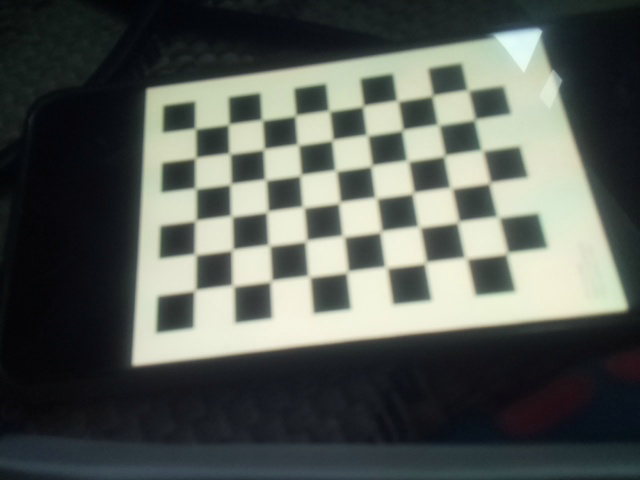
#> input picture Coupe 2024/aruco/cal_image_0.jpg, 640 x 480 px; its folder holds only this picture in this run
$ python math_calib.py
#> lines starting #> are read from the running program, lines starting #| are printed output that depends on the picture; after the words box and inside, x2 and y2 are one past the last pixel; in counts of white or black regions, pixels touching at a corner belong together; long printed decimals are rounded
import numpy as np
import cv2
import glob

cd_width = 9
cd_height = 6
cd_square_size = 26.3

criteria = (cv2.TERM_CRITERIA_EPS + cv2.TERM_CRITERIA_MAX_ITER, 30, 0.001)

cd_3D_points = np.zeros((cd_width * cd_height, 3), np.float32)
cd_3D_points[:,:2] = np.mgrid[0:cd_width, 0:cd_height].T.reshape(-1,2) * cd_square_size

list_cd_3d_points = []
list_cd_2d_img_points =[]

list_images = glob.glob('*.jpg')

for frame_name in list_images:
	img = cv2.imread(frame_name)
#> img is the input picture: shape (480, 640, 3); mean B, G, R 85.7, 91.1, 86

	gray = cv2.cvtColor(img,cv2.COLOR_BGR2GRAY)
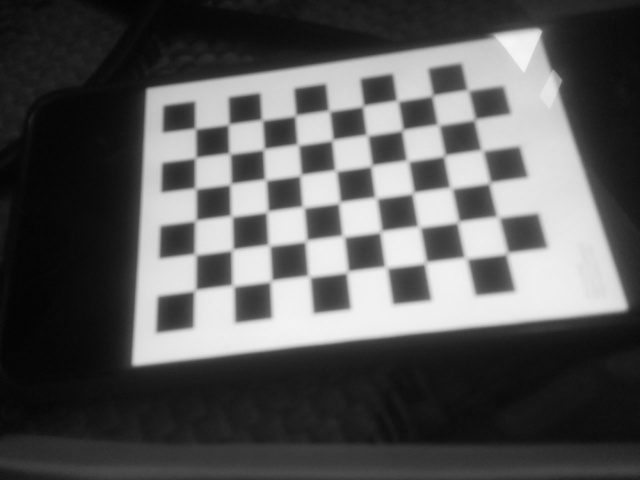
#> gray: shape (480, 640); min 3, max 246, mean 89

	ret, corners = cv2.findChessboardCorners(gray, (9,6),None)
#> ret = True; corners = 54 rows, first 8: [195, 129], [227.2, 125.7], [262, 120], [293.9, 117], [329.2, 110.9], [363, 106.1], [397.4, 101.2], [432.4, 95.45]

	if ret == True:
		list_cd_3d_points.append(cd_3D_points)

		corners2 = cv2.cornerSubPix(gray,corners,(11,11),(-1,-1),criteria)
#> corners2 = 54 rows, first 8: [195.2, 128.5], [228.6, 124.3], [261.9, 119.9], [295.4, 115.5], [329, 110.8], [363.1, 105.9], [397.4, 100.8], [432.3, 95.64]
		list_cd_2d_img_points.append(corners2)

		cv2.drawChessboardCorners(img, (cd_width, cd_height), corners2,ret)
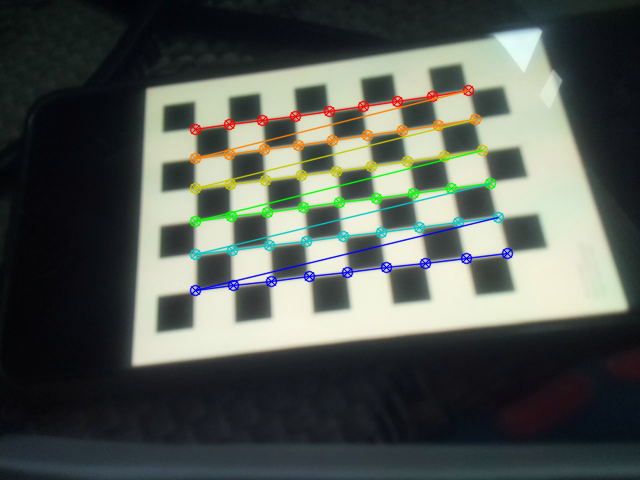
#> img: shape (480, 640, 3); 4.41% of pixels changed, all inside (x1, y1, x2, y2) = (189, 84, 514, 297)
		cv2.imshow('img',img)
		cv2.waitKey(500)

cv2.destroyAllWindows()

ret, mtx, dist, rvecs, tvecs = cv2.calibrateCamera(list_cd_3d_points, list_cd_2d_img_points, gray.shape[::-1],None,None)
#> ret = 0.072; mtx = [[534.8, 0, 309.8], [0, 553.3, 263.7], [0, 0, 1]]; dist = [[0.136, 0.291, 0.00537, -0.00555, -1.53]]; rvecs = ([-0.414, 0.0899, -0.101],); tvecs = ([-89.21, -102.3, 423.8],)

print("Calibration Matrix: ")
print(mtx)
#| [[534.807   0.         309.788]
#|  [  0.         553.263 263.726]
#|  [  0.           0.           1.        ]]
print("Disortion: ",dist)
#| Disortion:  [[ 0.1362  0.2907  0.005368 -0.005553 -1.528]]

with open('camera_cal.npy','wb') as f:
	np.save(f, mtx)
	np.save(f, dist)

$ run again, on Coupe 2024/aruco/cal_image_14.jpg
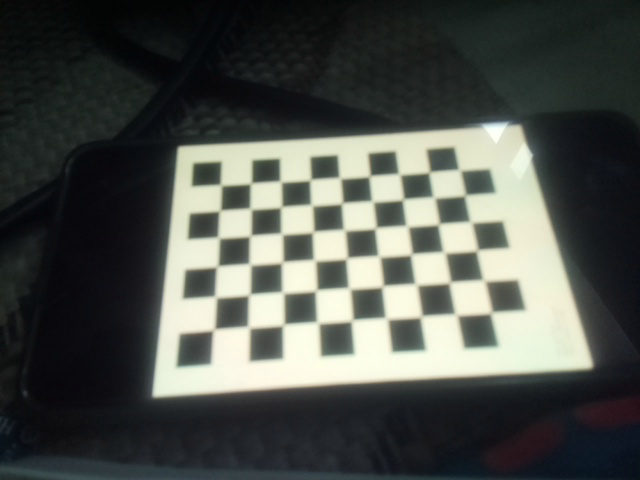
#> input picture Coupe 2024/aruco/cal_image_14.jpg, 640 x 480 px
#> img is the input picture: shape (480, 640, 3); mean B, G, R 76.5, 81.5, 78
#> `gray = cv2.cvtColor(img,cv2.COLOR_BGR2GRAY)`:
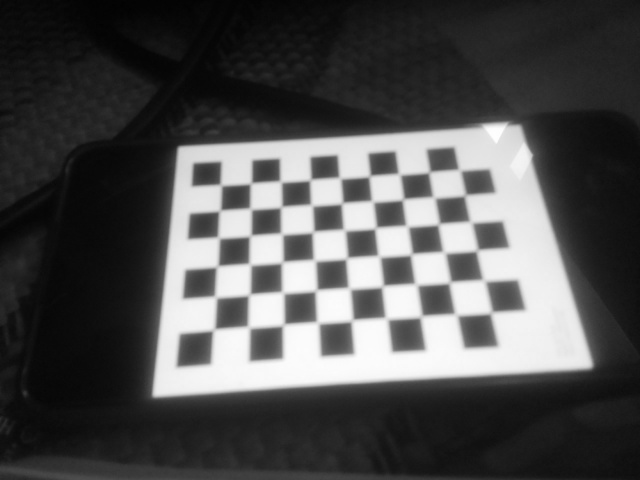
#> gray: shape (480, 640); min 2, max 254, mean 79.9
#> `ret, corners = cv2.findChessboardCorners(gray, (9,6),None)`: ret = True; corners = 54 rows, first 8: [220.9, 185.2], [252.1, 182.1], [279, 180.1], [310.3, 179.9], [339.9, 178.1], [369.6, 176], [397.4, 172.9], [428, 173.2]
#> corners2 = 54 rows, first 8: [220.8, 184.9], [250.8, 183.3], [280.5, 181.5], [310.3, 179.8], [339.8, 178], [369.6, 176.1], [399.2, 174.1], [429.3, 172.2]
#> `cv2.drawChessboardCorners(img, (cd_width, cd_height), corners2,ret)`:
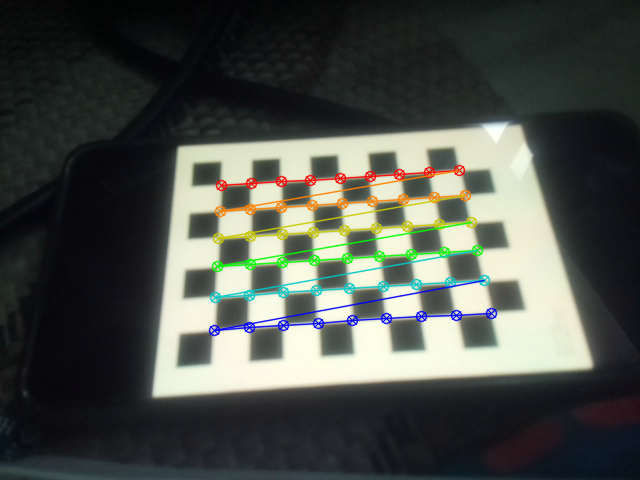
#> img: shape (480, 640, 3); 4.04% of pixels changed, all inside (x1, y1, x2, y2) = (208, 164, 498, 337)
#> `ret, mtx, dist, rvecs, tvecs = cv2.calibrateCamera(list_cd_3d_points, ..`: ret = 0.0699; mtx = [[515.3, 0, 323.3], [0, 519.1, 237.2], [0, 0, 1]]; dist = [[0.108, 0.792, -0.00182, -0.000985, -4.96]]; rvecs = ([-0.498, 0.0123, -0.0607],); tvecs = ([-90.29, -45.72, 457.4],)
#| [[515.269   0.         323.282]
#|  [  0.         519.133 237.231]
#|  [  0.           0.           1.        ]]
#| Disortion:  [[ 1.07635345e-01  7.92460684e-01 -1.81979745e-03 -9.84799372e-04
#|   -4.96410313e+00]]

$ run again, on Coupe 2024/aruco/cal_image_15.jpg
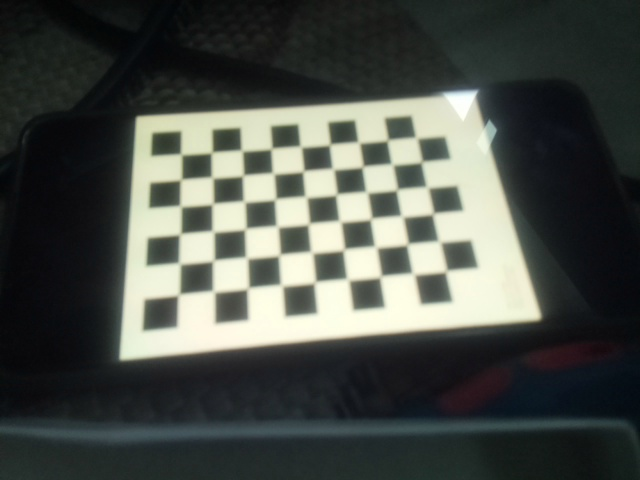
#> input picture Coupe 2024/aruco/cal_image_15.jpg, 640 x 480 px
#> img is the input picture: shape (480, 640, 3); mean B, G, R 73.2, 78.9, 74.6
#> `gray = cv2.cvtColor(img,cv2.COLOR_BGR2GRAY)`:
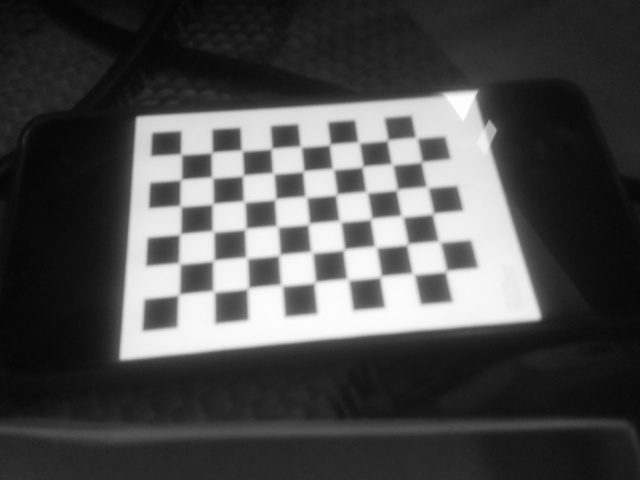
#> gray: shape (480, 640); min 3, max 255, mean 77
#> `ret, corners = cv2.findChessboardCorners(gray, (9,6),None)`: ret = True; corners = 54 rows, first 8: [180.1, 152.8], [210.6, 153.8], [243, 152.4], [272.6, 147.4], [300.8, 146.7], [329, 146.1], [357, 141.2], [387.5, 140]
#> corners2 = 54 rows, first 8: [181, 154.3], [211.7, 152.5], [241.7, 150.5], [271.4, 148.6], [300.7, 146.6], [329.8, 144.5], [358.6, 142.4], [387.5, 140.3]
#> `cv2.drawChessboardCorners(img, (cd_width, cd_height), corners2,ret)`:
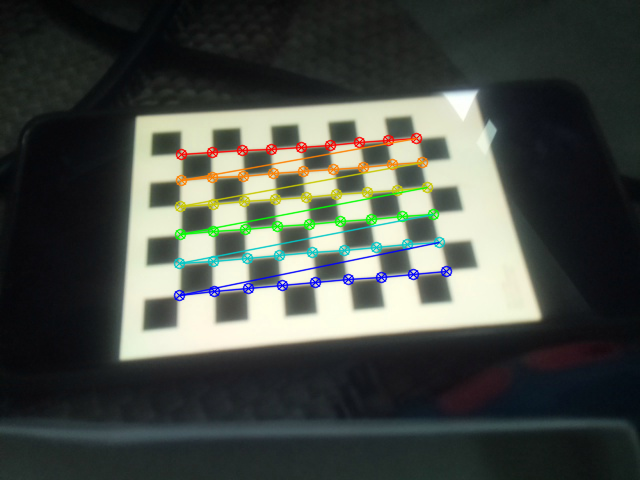
#> img: shape (480, 640, 3); 3.96% of pixels changed, all inside (x1, y1, x2, y2) = (173, 132, 453, 302)
#> `ret, mtx, dist, rvecs, tvecs = cv2.calibrateCamera(list_cd_3d_points, ..`: ret = 0.0692; mtx = [[614.3, 0, 324.2], [0, 642.2, 233.2], [0, 0, 1]]; dist = [[0.0893, 3.32, -0.00275, 0.00127, -27.83]]; rvecs = ([-0.55, -0.0487, -0.0958],); tvecs = ([-125.8, -66.24, 546.5],)
#| [[614.305   0.         324.240]
#|  [  0.         642.223 233.201]
#|  [  0.           0.           1.        ]]
#| Disortion:  [[ 8.93160690e-02  3.32365407e+00 -2.75275354e-03  1.27436633e-03
#|   -2.78312182e+01]]

$ run again, on Coupe 2024/aruco/cal_image_16.jpg
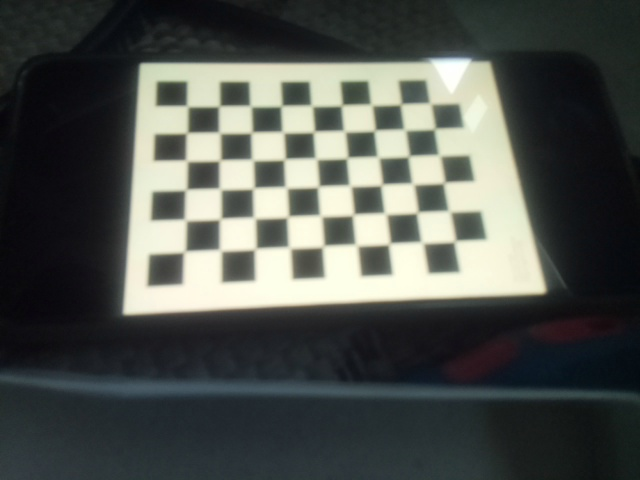
#> input picture Coupe 2024/aruco/cal_image_16.jpg, 640 x 480 px
#> img is the input picture: shape (480, 640, 3); mean B, G, R 78.4, 82.9, 79.1
#> `gray = cv2.cvtColor(img,cv2.COLOR_BGR2GRAY)`:
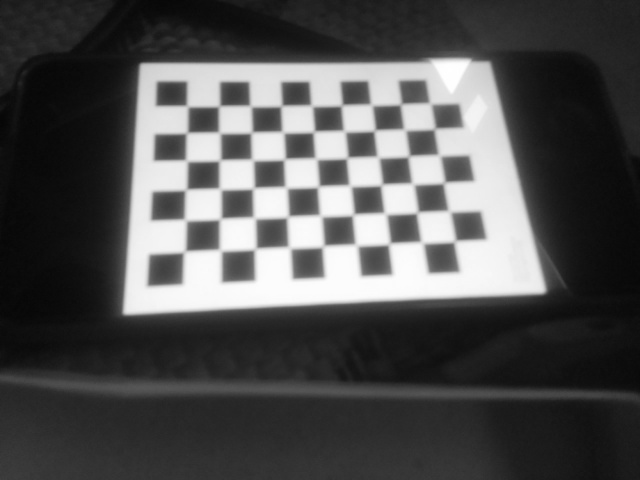
#> gray: shape (480, 640); min 6, max 255, mean 81.3
#> `ret, corners = cv2.findChessboardCorners(gray, (9,6),None)`: ret = True; corners = 54 rows, first 8: [187.5, 106.5], [220.6, 105.1], [252.3, 107.4], [282.5, 104.7], [312.5, 105], [340.8, 107], [371.5, 104.5], [399.3, 105.2]
#> corners2 = 54 rows, first 8: [187.1, 106.1], [219.2, 106.1], [250.5, 106.1], [281.4, 105.9], [311.6, 105.7], [341.7, 105.3], [371.4, 104.8], [400.8, 104.3]
#> `cv2.drawChessboardCorners(img, (cd_width, cd_height), corners2,ret)`:
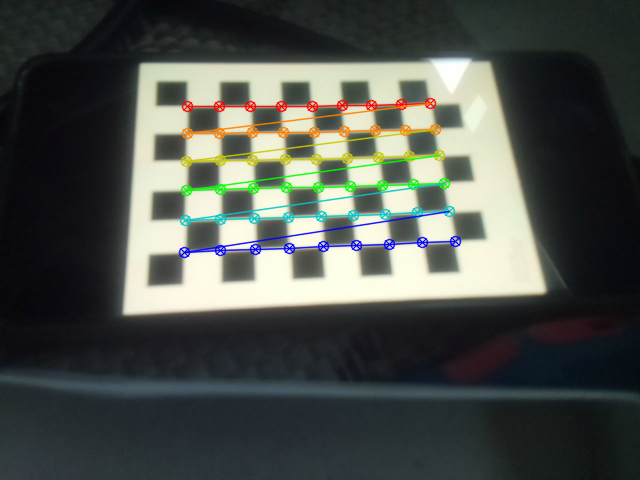
#> img: shape (480, 640, 3); 4.02% of pixels changed, all inside (x1, y1, x2, y2) = (178, 97, 462, 259)
#> `ret, mtx, dist, rvecs, tvecs = cv2.calibrateCamera(list_cd_3d_points, ..`: ret = 0.0722; mtx = [[538.7, 0, 321.4], [0, 549.2, 253.5], [0, 0, 1]]; dist = [[0.124, 0.704, 0.00287, -0.00194, -4.06]]; rvecs = ([-0.407, -0.0878, -0.058],); tvecs = ([-113, -122, 462.4],)
#| [[538.716    0.         321.414]
#|  [  0.         549.155 253.478]
#|  [  0.           0.           1.        ]]
#| Disortion:  [[ 1.23534935e-01  7.04377204e-01  2.86900911e-03 -1.94237346e-03
#|   -4.06333438e+00]]

$ run again, on Coupe 2024/aruco/cal_image_1.jpg
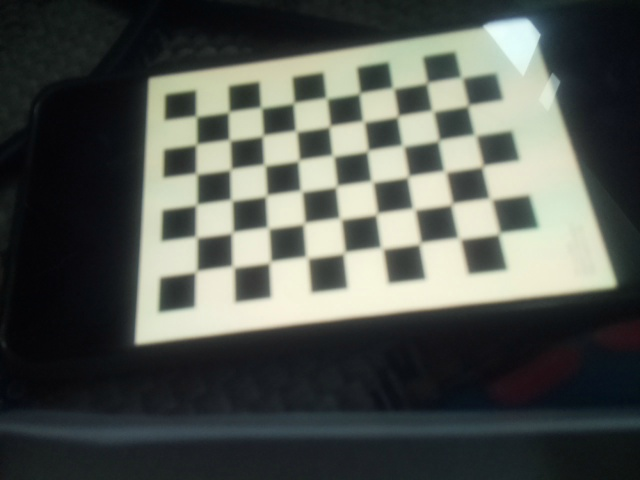
#> input picture Coupe 2024/aruco/cal_image_1.jpg, 640 x 480 px
#> img is the input picture: shape (480, 640, 3); mean B, G, R 80.1, 85.5, 81.3
#> `gray = cv2.cvtColor(img,cv2.COLOR_BGR2GRAY)`:
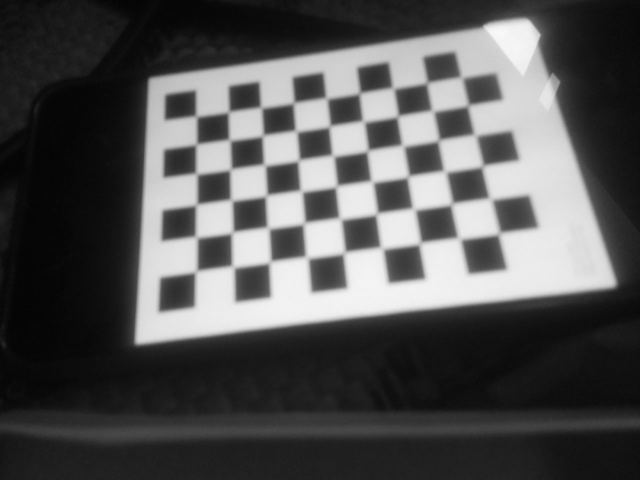
#> gray: shape (480, 640); min 3, max 248, mean 83.6
#> `ret, corners = cv2.findChessboardCorners(gray, (9,6),None)`: ret = True; corners = 54 rows, first 8: [196, 116.5], [228.5, 112], [261, 108], [293.5, 103], [324.6, 96.88], [359.5, 93], [393.5, 87.5], [427, 83]
#> corners2 = 54 rows, first 8: [196.1, 116.2], [228.7, 111.9], [261.1, 107.5], [293.6, 103], [326.4, 98.17], [359.6, 93.18], [393, 88.04], [427, 82.89]
#> `cv2.drawChessboardCorners(img, (cd_width, cd_height), corners2,ret)`:
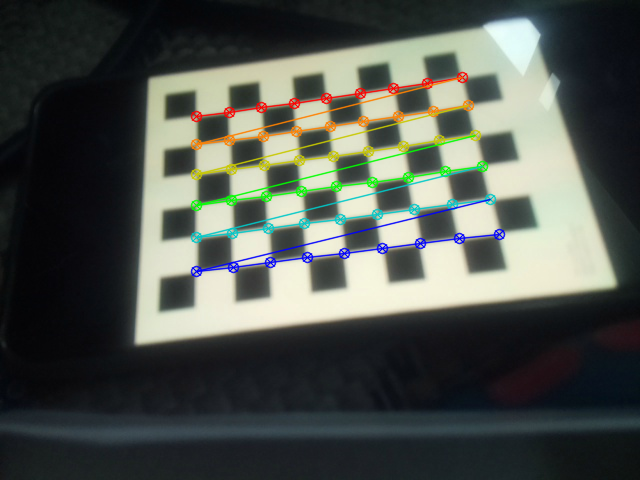
#> img: shape (480, 640, 3); 4.33% of pixels changed, all inside (x1, y1, x2, y2) = (190, 71, 506, 278)
#> `ret, mtx, dist, rvecs, tvecs = cv2.calibrateCamera(list_cd_3d_points, ..`: ret = 0.0813; mtx = [[448.4, 0, 331.9], [0, 449.2, 256.4], [0, 0, 1]]; dist = [[0.11, 0.072, 0.00338, 0.00226, -0.54]]; rvecs = ([-0.353, 0.0732, -0.114],); tvecs = ([-108.7, -112.1, 364.3],)
#| [[448.381   0.         331.899]
#|  [  0.         449.166 256.353 ]
#|  [  0.           0.           1.        ]]
#| Disortion:  [[ 0.1102  0.072  0.00338   0.002261 -0.5397]]
